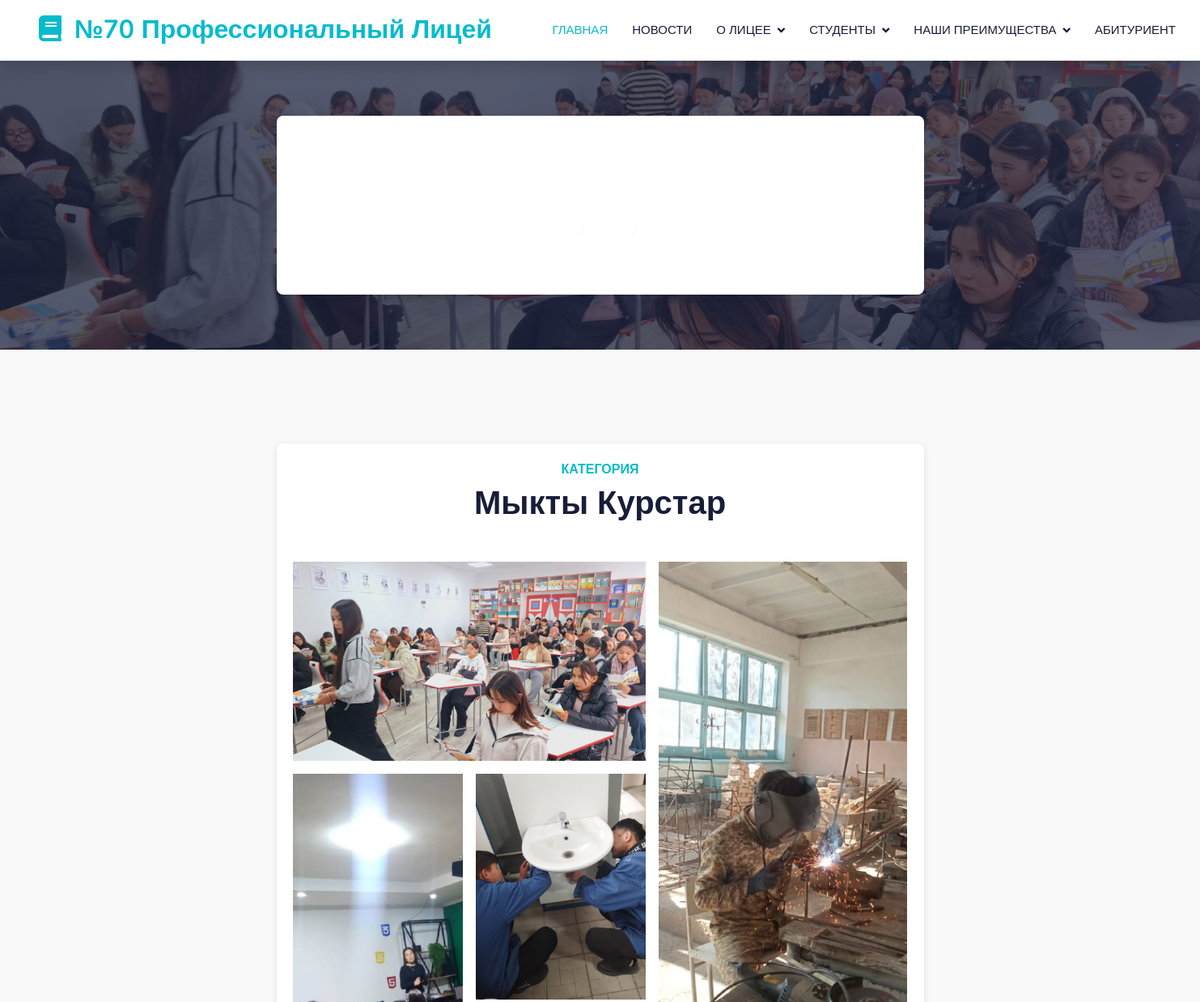
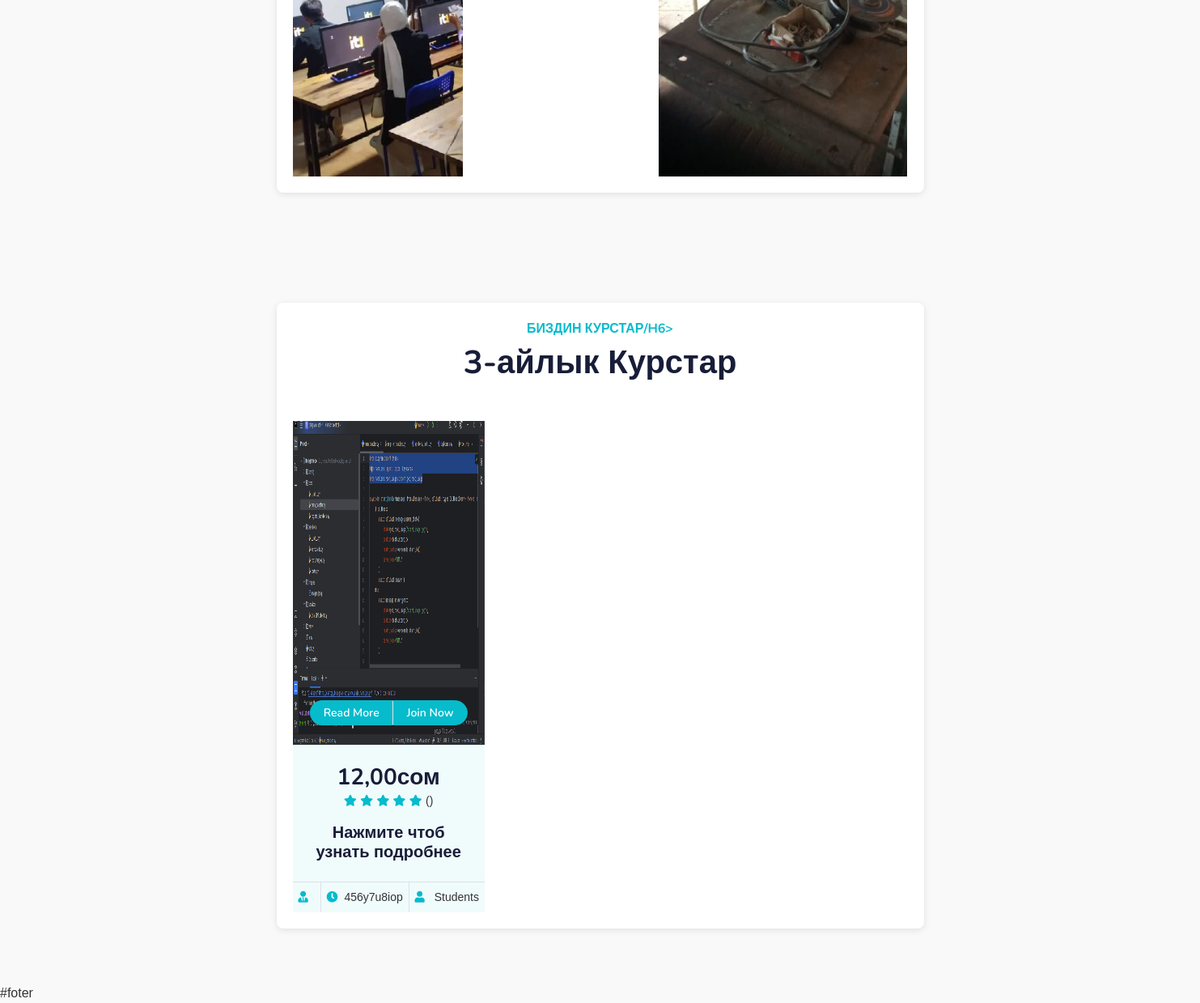
Page /content/courses on the committed database (2 pictures, top to bottom).
### content/models.py (models this page shows, shortened)
class Courses(models.Model):
    name = models.CharField(max_length=100, verbose_name='Название курса')
    duration = models.CharField(max_length=100, verbose_name='Длительность курса', blank=True, null=True)
    image = models.ImageField(upload_to='courses/', blank=True, null=True, verbose_name='Изображение курса')
    price = models.DecimalField(max_digits=10, decimal_places=2, verbose_name='Цена курса')

### content/views.py (the view)
# urls.py: path('courses', views.courses, name='courses'),
def courses(request):
    context = {
    'courses': Courses.objects.all(),
    }
    return render(request, 'content/courses.html',context)

### content/templates/content/courses.html
{% extends 'luceum/base.html' %}
{% load static %}
{% block content %}
<div class="container-fluid bg-primary py-5 mb-5 page-header" style="background: linear-gradient(rgba(24, 29, 56, 0.7), rgba(24, 29, 56, 0.7)), url(' static/img/student.jpeg') center center no-repeat; background-size: cover;">
    <div class="container py-5">
        <div class="row justify-content-center">
            <div class="col-lg-10 text-center">
                <h1 class="display-3 text-white animated slideInDown">Курстар</h1>
                <nav aria-label="breadcrumb">
                    <ol class="breadcrumb justify-content-center">
                        <li class="breadcrumb-item"><a class="text-white" href="{% url 'index' %}">Башкы бет</a></li>
                        <li class="breadcrumb-item"><a class="text-white" href="#">Pages</a></li>
                        <li class="breadcrumb-item text-white active" aria-current="page">Курстар</li>
                    </ol>
                </nav>
            </div>
        </div>
    </div>
</div>
    <div class="container-xxl py-5 category">
        <div class="container">
            <div class="text-center wow fadeInUp" data-wow-delay="0.1s">
                <h6 class="section-title bg-white text-center text-primary px-3">Категория</h6>
                <h1 class="mb-5">Мыкты Курстар </h1>
            </div>
            <div class="row g-3">
                <div class="col-lg-7 col-md-6">
                    <div class="row g-3">
                        <div class="col-lg-12 col-md-12 wow zoomIn" data-wow-delay="0.1s">
                            <a class="position-relative d-block overflow-hidden" href="">
                                <img class="img-fluid" src="{% static 'img/student.jpeg' %}" alt="">
                            </a>
                        </div>
                        <div class="col-lg-6 col-md-12 wow zoomIn" data-wow-delay="0.3s">
                            <a class="position-relative d-block overflow-hidden" href="">
                                <img style="width: 600px; height: 500px;"  src="{% static 'img/prem.jpeg' %}" alt="">
                            </a>
                        </div>
                        <div class="col-lg-6 col-md-12 wow zoomIn" data-wow-delay="0.5s">
                            <a class="position-relative d-block overflow-hidden" href="">
                                <img class="img-fluid" src="{% static 'img/сан.jpeg' %}" alt="">
                            </a>
                        </div>
                    </div>
                </div>
                <div class="col-lg-5 col-md-6 wow zoomIn" data-wow-delay="0.7s" style="min-height: 350px;">
                    <a class="position-relative d-block h-100 overflow-hidden" href="">
                        <img class="img-fluid position-absolute w-100 h-100" src="{% static 'img/сваршик.jpeg' %}" alt="" style="object-fit: cover;">
                    </a>
                </div>
            </div>
        </div>
    </div>
    <div class="container-xxl py-5">
        <div class="container">
            <div class="text-center wow fadeInUp" data-wow-delay="0.1s">
                <h6 class="section-title bg-white text-center text-primary px-3">Биздин Курстар/h6>
                <h1 class="mb-5">3-айлык Курстар</h1>
            </div>
            <div class="row g-4">
                {% for course in courses %}
                    <div class="col-lg-4 col-md-6 wow fadeInUp" data-wow-delay="0.5s">
                        <div class="course-item bg-light">
                            <div class="position-relative overflow-hidden">
                                <img class="img-fluid" style="width: 440px; height: 400px; " src="{{ course.image.url }}" alt="">
                                <div class="w-100 d-flex justify-content-center position-absolute bottom-0 start-0 mb-4">
                                    <a href="#" class="flex-shrink-0 btn btn-sm btn-primary px-3 border-end" style="border-radius: 30px 0 0 30px;">Read More</a>
                                    <a href="#" class="flex-shrink-0 btn btn-sm btn-primary px-3" style="border-radius: 0 30px 30px 0;">Join Now</a>
                                </div>
                            </div>
                            <div class="text-center p-4 pb-0">
                                <h3 class="mb-0">{{ course.price }}сом</h3>
                                <div class="mb-3">
                                    <small class="fa fa-star text-primary"></small>
                                    <small class="fa fa-star text-primary"></small>
                                    <small class="fa fa-star text-primary"></small>
                                    <small class="fa fa-star text-primary"></small>
                                    <small class="fa fa-star text-primary"></small>
                                    <small>({{ course.reviews_count }})</small>
                                </div>
                                <h5 class="mb-4">{{ course.name }}</h5>
                            </div>
                            <div class="d-flex border-top">
                                <small class="flex-fill text-center border-end py-2">
                                    <i class="fa fa-user-tie text-primary me-2"></i>{{ course.instructor }}
                                </small>
                                <small class="flex-fill text-center border-end py-2">
                                    <i class="fa fa-clock text-primary me-2"></i>{{ course.duration }}
                                </small>
                                <small class="flex-fill text-center py-2">
                                    <i class="fa fa-user text-primary me-2"></i>{{ course.students_count }} Students
                                </small>
                            </div>
                        </div>
                    </div>
                {% endfor %}
            </div>
        </div>
    </div>
    {% endblock %}

### luceum/static/css/style.css (style rules this page uses)
:root { --primary: #06BBCC; --light: #F0FBFC; --dark: #181d38; }
.btn { font-family: 'Nunito', sans-serif; font-weight: 600; transition: .5s; }
.btn.btn-primary, .btn.btn-secondary { color: #FFFFFF; }
.page-header { background: linear-gradient(rgba(24, 29, 56, .7), rgba(24, 29, 56, .7)), url(../img/carousel-1.jpg); background-position: center center; background-repeat: no-repeat; background-size: cover; }
.breadcrumb-item + .breadcrumb-item::before { color: var(--light); }
.section-title { position: relative; display: inline-block; text-transform: uppercase; }
.section-title::before { position: absolute; content: ""; width: calc(100% + 80px); height: 2px; top: 4px; left: -40px; background: var(--primary); z-index: -1; }
.section-title::after { position: absolute; content: ""; width: calc(100% + 120px); height: 2px; bottom: 5px; left: -60px; background: var(--primary); z-index: -1; }
.category img, .course-item img { transition: .5s; }
body { font-family: Arial, sans-serif; background-color: #f9f9f9; margin: 0; padding: 0; color: #333; }
.container { max-width: 800px; margin: 20px auto; background: #fff; padding: 20px; border-radius: 8px; box-shadow: 0 2px 8px rgba(0,0,0,0.1); }

### rows in the picture
Courses: image (picture), price "12,00", name "Нажмите чтоб узнать подробнее", duration "456y7u8iop"
